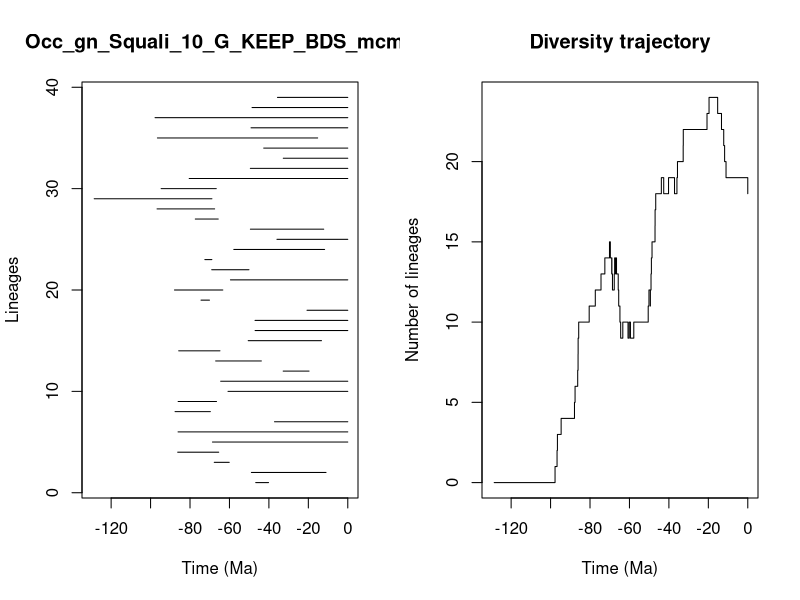

Write R code to recreate this figure.


pdf(file='../Results/Genus/5_MA_bins_EXT_EP_FT/pyrate_mcmc_logs/Occ_gn_Squali_10_G_KEEP_BDS_mcmc_LTT.pdf',width=0.6*20, height=0.6*10)
title = "Occ_gn_Squali_10_G_KEEP_BDS_mcmc"
ts=c(46.67677529299089, 48.87654401882119,67.7086267325032,86.24547556136346,68.61490204434611,86.05665156585916,37.15120575765573,87.57820452781792,86.02430752134467,60.73005956931804,64.45396761802444,32.75381018475665,66.99432423888301,85.73375588721606,50.49206426080266,46.997974017504596,47.032977503568084,20.673721277549042,74.42301020463086,87.87538105080455,59.49731274466627,68.99438393637983,72.47684780576994,57.80007131238945,35.9234703832789,49.38573376365573,77.32064530544652,96.71331126526098,128.5866586969891,94.64434284430611,80.42018164750483,49.413446617426054,32.707680460511284,42.628532972593995,96.5245584421865,49.061594042440205,97.7289973619332,48.55005153554145,35.65077404348138)
te=c(40.17926857608813, 11.025033524573246,60.11598335405944,65.44935377279384,0.0,0.0,0.0,69.68801207538363,66.56249933725118,0.0,0.0,19.641201079285445,43.82679987174361,64.82770643715742,13.331127870288523,0.0,0.0,0.0,70.12555585397564,63.368356201141665,0.0,50.11046615949471,68.92214153023863,11.746048286793677,0.0,12.197291424832724,65.6947119692177,67.51407053449854,68.89856126752593,66.68636631980091,0.0,0.0,0.0,0.0,15.274826248680323,0.0,0.0,0.0,0.0)
div_traj=c(0, 1,2,3,4,5,6,7,8,9,10,11,12,13,14,15,14,13,14,13,12,13,14,13,14,13,12,11,10,9,10,9,10,9,10,11,12,11,12,13,14,15,16,17,18,19,18,19,18,19,20,21,22,23,24,23,22,21,20,19,18)
time_events=c(128.5866586969891, 97.7289973619332,96.71331126526098,96.5245584421865,94.64434284430611,87.87538105080455,87.57820452781792,86.24547556136346,86.05665156585916,86.02430752134467,85.73375588721606,80.42018164750483,77.32064530544652,74.42301020463086,72.47684780576994,70.12555585397564,69.68801207538363,68.99438393637983,68.92214153023863,68.89856126752593,68.61490204434611,67.7086267325032,67.51407053449854,66.99432423888301,66.68636631980091,66.56249933725118,65.6947119692177,65.44935377279384,64.82770643715742,64.45396761802444,63.368356201141665,60.73005956931804,60.11598335405944,59.49731274466627,57.80007131238945,50.49206426080266,50.11046615949471,49.413446617426054,49.38573376365573,49.061594042440205,48.87654401882119,48.55005153554145,47.032977503568084,46.997974017504596,46.67677529299089,43.82679987174361,42.628532972593995,40.17926857608813,37.15120575765573,35.9234703832789,35.65077404348138,32.75381018475665,32.707680460511284,20.673721277549042,19.641201079285445,15.274826248680323,13.331127870288523,12.197291424832724,11.746048286793677,11.025033524573246,0.0)
                par(mfrow=c(1,2))
                L = length(ts)
                plot(ts, 1:L , xlim=c(-max(ts)-1,0), pch=20, type="n", main=title,xlab="Time (Ma)",ylab="Lineages")
                for (i in 1:L){segments(x0=-te[i],y0=i,x1=-ts[i],y1=i)}    
                t = -time_events
                plot(div_traj ~ t,type="s", main = "Diversity trajectory",xlab="Time (Ma)",ylab="Number of lineages",xlim=c(-max(ts)-1,0))
                abline(v=c(65,200,251,367,445),lty=2,col="gray")
                
